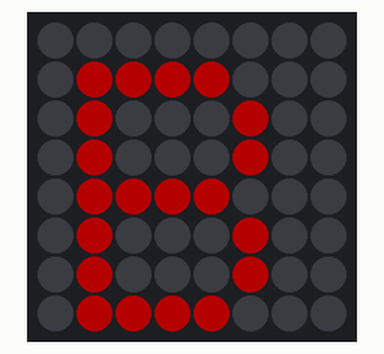
This program was run on a simulated Raspberry Pi (BCM pin numbers) with a Sense HAT. Shown: the Sense HAT's 8×8 RGB LED matrix. Dim RGB values are drawn brighter than linear; random numbers come from a fixed seed. At 4.0 s the program stops and its outputs stay as they are.

Above: at 0.1 s.
At 2.1 s:
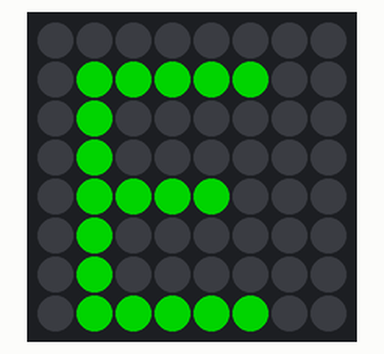
At 3.1 s:
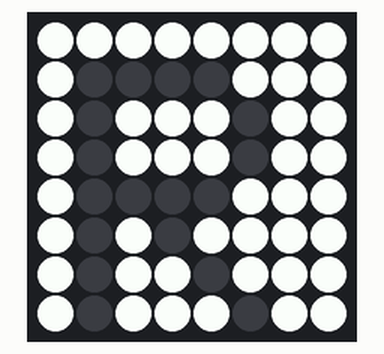

The program:

hello_text_random_color_letter.py
```python
from sense_hat import SenseHat
from time import sleep
from random import randint

sense = SenseHat()

r = randint(0,255)
sense.show_letter("B", (r, 0, 0))
sleep(1)

r = randint(0,255)
sense.show_letter("E", (0, 0, r))
sleep(1)

r = randint(0,255)
sense.show_letter("E", (0, r, 0))
sleep(1)

sense.show_letter("R", (0, 0, 0), (255, 255, 255))
sleep(1)
sense.clear()
```

Measured:
- what the display in image 1 shows lasts 1.0 s, from 2.0 s to 3.0 s
